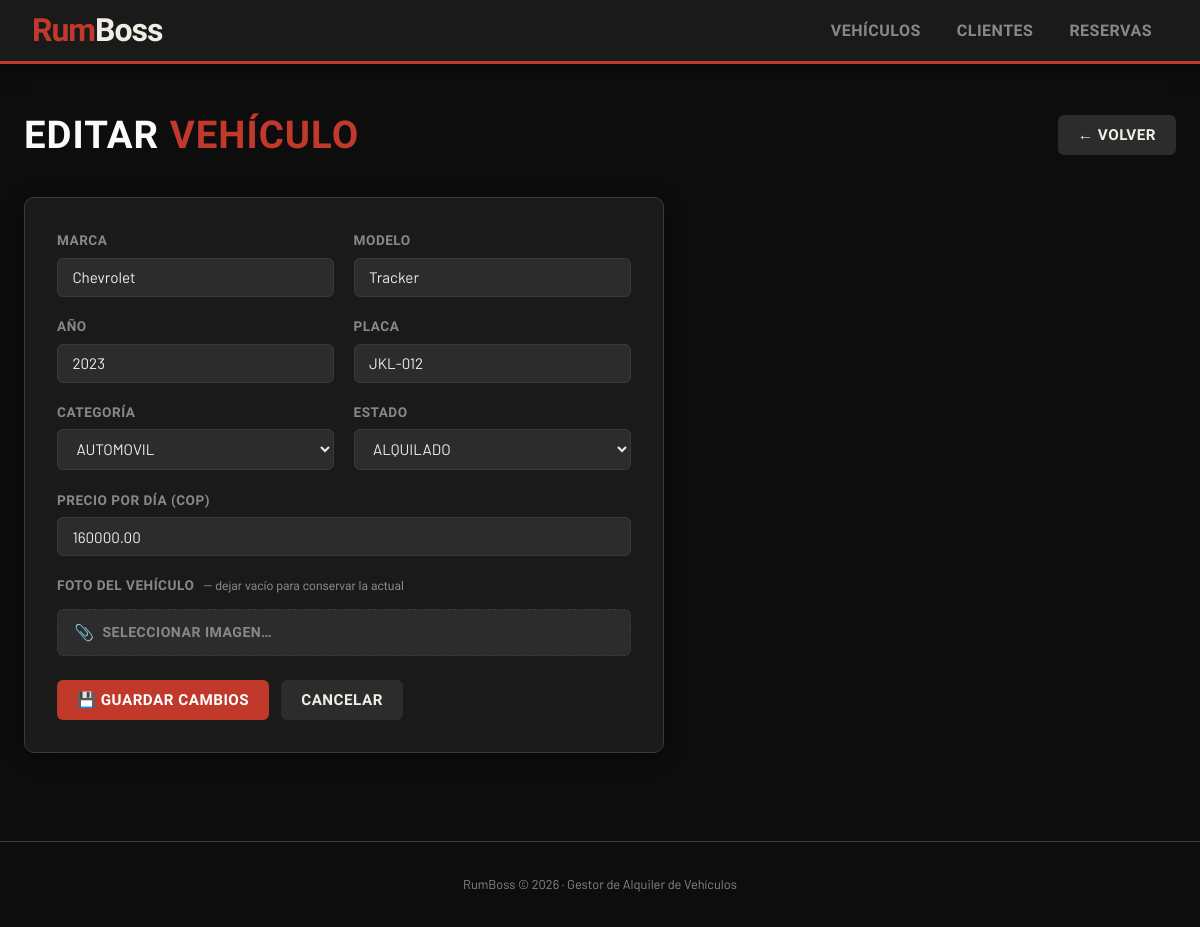
The app's page /index.php?modulo=vehiculos&accion=editar&id=4 with its own data.
### tables this page shows
CREATE TABLE IF NOT EXISTS vehiculos (
    id          INT AUTO_INCREMENT PRIMARY KEY,
    marca       VARCHAR(60)  NOT NULL,
    modelo      VARCHAR(60)  NOT NULL,
    anio        YEAR         NOT NULL,
    placa       VARCHAR(20)  NOT NULL UNIQUE,
    categoria   ENUM('AUTOMOVIL','CAMIONETA','MOTO') NOT NULL DEFAULT 'AUTOMOVIL',
    estado      ENUM('DISPONIBLE','ALQUILADO','MANTENIMIENTO') NOT NULL DEFAULT 'DISPONIBLE',
    precio_dia  DECIMAL(10,2) NOT NULL,
    created_at  TIMESTAMP DEFAULT CURRENT_TIMESTAMP
);

### Model/Database.php (called while the page is built)
<?php
class Database {
    private static ?PDO $conn = null;
    private static string $host   = 'localhost';
    private static string $db     = 'rumboss';
    private static string $user   = 'root';
    private static string $pass   = '';
    private static string $charset = 'utf8mb4';
    public static function getConnection(): PDO {
        if (self::$conn === null) {
            $dsn = "mysql:host=" . self::$host
                 . ";dbname=" . self::$db
                 . ";charset=" . self::$charset;
            $options = [
                PDO::ATTR_ERRMODE            => PDO::ERRMODE_EXCEPTION,
                PDO::ATTR_DEFAULT_FETCH_MODE => PDO::FETCH_ASSOC,
                PDO::ATTR_EMULATE_PREPARES   => false,
            ];
            try {
                self::$conn = new PDO($dsn, self::$user, self::$pass, $options);
            } catch (PDOException $e) {
                die("<p style='color:red;font-family:sans-serif'>
                     <strong>Error de conexión:</strong> " . htmlspecialchars($e->getMessage()) . "
                     </p>");
            }
        }
        return self::$conn;
    }
}

### Controller/VehiculoController.php (called while the page is built, shortened)
<?php
require_once __DIR__ . '/../Model/VehiculoModel.php';
class VehiculoController {
    private VehiculoModel $model;
    public static array $CATEGORIAS = ['AUTOMOVIL', 'CAMIONETA', 'MOTO'];
    public static array $ESTADOS    = ['DISPONIBLE', 'ALQUILADO', 'MANTENIMIENTO'];
    public function __construct() {
        $this->model = new VehiculoModel();
    }
    public function formulario(int $id = 0): array {
        $vehiculo = $id ? $this->model->getById($id) : null;
        return [
            'vehiculo'   => $vehiculo,
            'id'         => $id,
            'categorias' => self::$CATEGORIAS,
            'estados'    => self::$ESTADOS,
        ];
    }
}

### Model/VehiculoModel.php (called while the page is built, shortened)
<?php
require_once __DIR__ . '/Database.php';
class VehiculoModel {
    private PDO $db;
    public function __construct() {
        $this->db = Database::getConnection();
    }
    public function getById(int $id): array|false {
        $stmt = $this->db->prepare("SELECT * FROM vehiculos WHERE id = :id");
        $stmt->execute([':id' => $id]);
        return $stmt->fetch();
    }
}

### View/vehiculos/formulario.php (the view, shortened to what this page needs)
<?php
$esEditar  = !empty($datos['id']);
require_once __DIR__ . '/../shared/header.php';
$prev    = $_SESSION['form_data']    ?? [];
$v = $datos['vehiculo'] ?? $prev;
function val(array $arr, string $key): string {
    return htmlspecialchars($arr[$key] ?? '');
}
?>
<div class="page-header">
    <h1 class="page-title"><?= $esEditar ? 'Editar' : 'Nuevo' ?> <span>Vehículo</span></h1>
    <a href="index.php?modulo=vehiculos" class="btn btn-gris">← Volver</a>
</div>
<div class="form-card">
    <form method="POST"
          enctype="multipart/form-data"
          action="index.php?modulo=vehiculos&accion=<?= $esEditar ? 'editar&id='.(int)$datos['id'] : 'crear' ?>">
        <div class="form-grid">
            <div class="campo">
                <label for="marca">Marca</label>
                <input type="text" id="marca" name="marca"
                       value="<?= val($v, 'marca') ?>" placeholder="Toyota, Mazda…" required>
            </div>
            <div class="campo">
                <label for="modelo">Modelo</label>
                <input type="text" id="modelo" name="modelo"
                       value="<?= val($v, 'modelo') ?>" placeholder="Hilux 2024" required>
            </div>
            <div class="campo">
                <label for="anio">Año</label>
                <input type="number" id="anio" name="anio"
                       value="<?= val($v, 'anio') ?>"
                       min="1990" max="<?= (int)date('Y') + 1 ?>" required>
            </div>
            <div class="campo">
                <label for="placa">Placa</label>
                <input type="text" id="placa" name="placa"
                       value="<?= val($v, 'placa') ?>" placeholder="ABC-123" required>
            </div>
            <div class="campo">
                <label for="categoria">Categoría</label>
                <select id="categoria" name="categoria" required>
                    <?php foreach ($datos['categorias'] as $cat): ?>
                        <option value="<?= $cat ?>"
                            <?= (($v['categoria'] ?? '') === $cat) ? 'selected' : '' ?>>
                            <?= $cat ?>
                        </option>
                    <?php endforeach; ?>
                </select>
            </div>
            <div class="campo">
                <label for="estado">Estado</label>
                <select id="estado" name="estado" required>
                    <?php foreach ($datos['estados'] as $est): ?>
                        <option value="<?= $est ?>"
                            <?= (($v['estado'] ?? 'DISPONIBLE') === $est) ? 'selected' : '' ?>>
                            <?= $est ?>
                        </option>
                    <?php endforeach; ?>
                </select>
            </div>
            <div class="campo full">
                <label for="precio_dia">Precio por día (COP)</label>
                <input type="number" id="precio_dia" name="precio_dia"
                       value="<?= val($v, 'precio_dia') ?>"
                       min="1" step="1" placeholder="150000" required>
            </div>
            <div class="campo full">
                <label for="imagen">
                    Foto del vehículo
                    <span class="lbl-hint">
                        <?= $esEditar
                            ? '— dejar vacío para conservar la actual'
                            : '— opcional · JPG, PNG o WEBP · máx. 2 MB' ?>
                    </span>
                </label>
                <label for="imagen" class="file-label">
                    <span id="file-nombre">
                        <?= ($esEditar && !empty($v['imagen'])) ? 'Cambiar imagen…' : 'Seleccionar imagen…' ?>
                    </span>
                </label>
            </div>
        </div>
        <div class="form-acciones">
            <button type="submit" class="btn btn-rojo">
                <?= $esEditar ? '💾 Guardar cambios' : '+ Registrar vehículo' ?>
            </button>
            <a href="index.php?modulo=vehiculos" class="btn btn-gris">Cancelar</a>
        </div>
    </form>
</div>
<?php require_once __DIR__ . '/../shared/footer.php'; ?>

### View/css/estilos.css (style rules this page uses)
*, *::before, *::after { box-sizing: border-box; margin: 0; padding: 0; }
:root { --rojo: #C0392B; --rojo-claro:#E74C3C; --negro: #0D0D0D; --gris-osc: #1A1A1A; --gris-med: #2C2C2C; --gris-bord: #3A3A3A; --gris-lite: #888; --crema: #F0EDE6; --blanco: #FAFAF8; --verde: #27AE60; --amarillo: #F39C12; --font-h: 'Barlow Condensed', sans-serif; --font-b: 'Barlow', sans-serif; --radio: 6px; --sombra: 0 4px 20px rgba(0,0,0,.45); }
body { background: var(--negro); color: var(--crema); font-family: var(--font-b); font-size: 15px; line-height: 1.6; min-height: 100vh; }
.page-header { display: flex; align-items: center; justify-content: space-between; margin-bottom: 2rem; gap: 1rem; }
.page-title { font-family: var(--font-h); font-size: 2.4rem; font-weight: 800; text-transform: uppercase; letter-spacing: 1px; color: var(--blanco); }
.page-title span { color: var(--rojo); }
.btn { display: inline-flex; align-items: center; gap: .4rem; font-family: var(--font-h); font-weight: 700; font-size: .95rem; letter-spacing: .5px; text-transform: uppercase; text-decoration: none; padding: .5rem 1.25rem; border-radius: var(--radio); border: none; cursor: pointer; transition: filter .15s, transform .1s; }
.btn-rojo { background: var(--rojo); color: #fff; }
.btn-gris { background: var(--gris-med); color: var(--crema); }
.form-card { background: var(--gris-osc); border-radius: 10px; padding: 2rem; max-width: 640px; box-shadow: var(--sombra); border: 1px solid var(--gris-bord); }
.form-grid { display: grid; grid-template-columns: 1fr 1fr; gap: 1.2rem; }
.form-grid .full { grid-column: 1 / -1; }
.campo { display: flex; flex-direction: column; gap: .35rem; }
.campo label { font-family: var(--font-h); font-size: .85rem; font-weight: 700; letter-spacing: .5px; text-transform: uppercase; color: var(--gris-lite); }
.campo input, .campo select, .campo textarea { background: var(--gris-med); border: 1px solid var(--gris-bord); border-radius: var(--radio); color: var(--crema); font-family: var(--font-b); font-size: .95rem; padding: .6rem .9rem; transition: border-color .18s; outline: none; }
.form-acciones { display: flex; gap: .75rem; margin-top: 1.5rem; }
#placa { text-transform: uppercase; }
.file-label { display: inline-flex; align-items: center; gap: .5rem; background: var(--gris-med); border: 1px dashed var(--gris-bord); border-radius: var(--radio); padding: .6rem 1rem; cursor: pointer; margin-top: .4rem; transition: border-color .18s; }
.file-label::before { content: "📎"; font-size: 1rem; }
.file-label span { font-size: .88rem; color: var(--gris-lite); }
.lbl-hint { font-size: .75rem; color: var(--gris-lite); font-weight: 400; text-transform: none; letter-spacing: 0; margin-left: .3rem; }

### records on screen
vehiculos: marca "Chevrolet", modelo "Tracker", anio "2023", placa "JKL-012", categoria "AUTOMOVIL", estado "ALQUILADO", precio_dia "160000.00"
